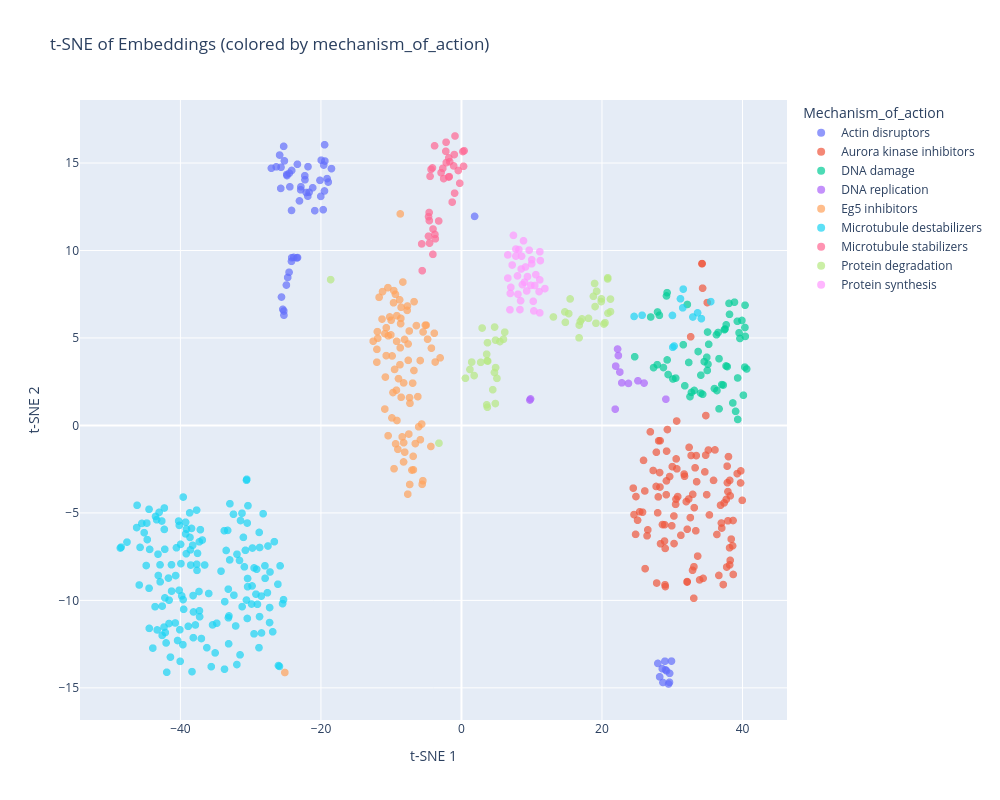

Notebook cell for this chart:
### Markdown cell above
## 6. Visualization

Visualize the compound phenospace using t-SNE, colored by Mechanism of Action, to observe how different treatments cluster based on their morphological effects.

### Code cell
pheno.plot_tsne(
    color_by="mechanism_of_action",
    n_components=2,
    exclude={"Image_metadata_compound": "taxol"},
    hover_features=["Image_Metadata_Concentration", "Image_Metadata_Compound"],
)

### Figure 1 — Plotly figure (JSON) as saved in the notebook; plotly's stock layout.template omitted (floating-point values rounded to 4 significant figures; data arrays with more than 128 entries replaced by an {"elided": "..."} marker saying what was removed)
{"data": [{"customdata": {"elided": "60x4 mixed values"}, "hovertemplate": "Mechanism_of_action=Actin disruptors<br>Component 1=%{x}<br>Component 2=%{y}<br>Index=%{customdata[0]}<br>Image=%{customdata[1]}<br>Image_metadata_concentration=%{customdata[2]}<br>Image_metadata_compound=%{customdata[3]}<extra></extra>", "legendgroup": "Actin disruptors", "marker": {"color": "#636efa", "opacity": 0.7, "size": 8, "symbol": "circle"}, "mode": "markers", "name": "Actin disruptors", "showlegend": true, "type": "scattergl", "x": [-24.17, -24.87, -24.51, -27.05, -25.2, -25.31, -24.83, -25.72, -24.43, -25.68, -25.88, -26.36, -21.84, -22.3, -22.27, -22.85, -20.88, -23.35, -22.09, -22.89, -21.69, -21.87, -19.68, -23.06, -18.5, -19.13, -19.44, -19.96, -20.02, -21.17, -18.96, -19.61, -19.5, -20.14, -19.48, -24.19, 28.2, 28.58, 27.95, 29.63, 1.869, 29.04, 28.68, 29.18, 28.96, 29.89, 29.61, 29.47, -24.16, -23.43, -23.89, -23.33, -24.19, -24.54, -25.27, -25.62, -24.73, -24.92, -25.43, -25.28], "xaxis": "x", "y": [14.57, 14.34, 14.42, 14.7, 15.12, 15.95, 14.28, 13.55, 13.64, 14.76, 15.45, 14.78, 14.79, 14.27, 14.04, 13.64, 12.28, 14.93, 13.31, 13.47, 13.32, 13.1, 12.33, 12.83, 14.68, 14.11, 15.11, 15.16, 13.09, 13.58, 13.91, 14.88, 13.4, 14.01, 16.04, 12.29, -14.37, -13.91, -13.6, -14.17, 11.95, -13.97, -14.69, -14.03, -13.48, -13.47, -14.68, -14.78, 9.586, 9.574, 9.604, 9.596, 9.381, 8.754, 6.301, 7.34, 8.458, 8.023, 6.635, 6.541], "yaxis": "y"}, {"customdata": {"elided": "108x4 mixed values"}, "hovertemplate": "Mechanism_of_action=Aurora kinase inhibitors<br>Component 1=%{x}<br>Component 2=%{y}<br>Index=%{customdata[0]}<br>Image=%{customdata[1]}<br>Image_metadata_concentration=%{customdata[2]}<br>Image_metadata_compound=%{customdata[3]}<extra></extra>", "legendgroup": "Aurora kinase inhibitors", "marker": {"color": "#EF553B", "opacity": 0.7, "size": 8, "symbol": "circle"}, "mode": "markers", "name": "Aurora kinase inhibitors", "showlegend": true, "type": "scattergl", "x": [27.74, 28.01, 30.53, 34.9, 28.25, 24.84, 36.08, 28.9, 27.28, 29.17, 24.45, 28.27, 28.33, 28.2, 27.71, 30.78, 30.47, 27.79, 29.02, 28.99, 28.61, 28.07, 29.93, 25.06, 35.29, 33.42, 34.64, 35.88, 25.37, 34.98, 34.76, 26.14, 33.36, 28.97, 31.23, 33.25, 25.91, 28.92, 29.19, 32.69, 35.15, 27.92, 25.77, 32.4, 26.42, 24.78, 34.25, 31.75, 34.23, 32.91, 34.78, 30.24, 33.13, 31.99, 32.62, 34.32, 33.47, 29.15, 29.31, 26.1, 32.58, 29.63, 30.66, 30.01, 30.56, 26.88, 32.14, 32.35, 30.25, 26.52, 24.56, 31.69, 37.82, 33.09, 36.99, 33.61, 33.07, 37.93, 37.69, 33.9, 38.17, 37.38, 34.4, 37.75, 38.18, 32.89, 30.63, 36.36, 39.24, 32.11, 32.12, 36.64, 36.87, 38.68, 38.16, 38.25, 39.72, 38.0, 37.85, 37.93, 39.76, 37.04, 38.59, 39.96, 38.25, 38.39, 38.66, 37.26], "xaxis": "x", "y": [-1.531, -4.084, -4.216, -3.956, -3.52, -4.066, -1.399, -6.61, -2.576, -3.17, -3.583, -0.8742, -6.761, -2.694, -3.488, -4.067, -4.51, -9.009, -9.209, -7.03, -5.666, -0.8785, -5.737, -5.418, -5.116, -1.723, -2.655, -3.14, -4.937, 7.021, -1.701, -8.187, -6.022, -9.107, -6.278, -2.423, -1.997, -5.674, -1.469, -1.718, -1.406, -4.995, -4.958, -1.253, -6.309, -6.225, 9.25, -2.905, 9.246, -3.941, 0.565, -5.176, -4.7, -4.355, 5.067, 7.844, -3.217, -3.961, -0.2333, -3.746, -5.268, -2.92, -2.481, -2.355, -1.913, -0.3656, -5.934, -4.203, -6.752, -5.968, -5.095, -2.779, -2.328, -8.075, -5.579, -7.469, -9.877, -5.451, -4.226, -8.83, -7.971, -4.428, -8.741, -8.096, -3.141, -8.277, 0.2512, -6.233, -2.754, -8.953, -8.925, -8.574, -4.56, -8.518, -6.993, -4.024, -3.288, -1.782, -3.274, -3.782, -2.6, -5.866, -6.881, -4.282, -7.711, -6.497, -5.435, -9.096], "yaxis": "y"}, {"customdata": {"elided": "60x4 mixed values"}, "hovertemplate": "Mechanism_of_action=DNA damage<br>Component 1=%{x}<br>Component 2=%{y}<br>Index=%{customdata[0]}<br>Image=%{customdata[1]}<br>Image_metadata_concentration=%{customdata[2]}<br>Image_metadata_compound=%{customdata[3]}<extra></extra>", "legendgroup": "DNA damage", "marker": {"color": "#00cc96", "opacity": 0.7, "size": 8, "symbol": "circle"}, "mode": "markers", "name": "DNA damage", "showlegend": true, "type": "scattergl", "x": [31.57, 27.86, 34.55, 29.28, 28.74, 27.34, 34.07, 32.53, 37.05, 34.04, 32.74, 33.13, 35.19, 36.52, 36.67, 32.15, 35.03, 35.09, 39.51, 40.13, 38.86, 39.63, 38.08, 36.66, 30.09, 31.79, 38.62, 24.65, 29.41, 34.33, 37.68, 26.93, 40.36, 27.91, 28.17, 39.27, 39.32, 39.02, 32.35, 39.31, 36.01, 36.29, 40.32, 39.92, 40.4, 40.59, 40.35, 38.15, 36.36, 34.99, 34.92, 30.49, 37.26, 33.68, 37.43, 37.66, 29.27, 37.82, 29.18, 37.51], "xaxis": "x", "y": [4.614, 3.472, 3.647, 3.745, 3.31, 3.305, 2.874, 1.647, 2.334, 1.849, 1.888, 2.001, 4.639, 5.312, 0.9493, 6.914, 5.339, 3.497, 5.295, 1.728, 7.046, 4.972, 6.976, 3.816, 2.654, 2.266, 1.285, 3.926, 2.91, 1.78, 5.751, 6.198, 6.872, 6.485, 6.292, 5.953, 0.3432, 0.8054, 3.6, 2.713, 2.107, 5.182, 3.334, 6.0, 5.088, 3.227, 5.597, 6.35, 1.994, 3.142, 3.897, 2.706, 2.307, 4.224, 5.473, 3.401, 7.588, 3.363, 7.403, 5.514], "yaxis": "y"}, {"customdata": [[576, "Week2_180607_G03_s1_w4C988CB1E-2CCE-46D6-A995-78AD289BB2B4.tif", 10, "methotrexate"], [577, "Week2_180607_G03_s1_w488D2C19D-7ED1-4245-B95B-5453239A133F.tif", 10, "methotrexate"], [578, "Week2_180607_G03_s1_w4318939D3-EA3A-4944-A49C-3B9DDBB97690.tif", 10, "methotrexate"], [579, "Week2_180607_G03_s2_w4D764E6EA-46D4-42B1-BF98-6F7213A73A78.tif", 10, "methotrexate"], [580, "Week2_180607_G03_s2_w4D625C046-ADE8-4F9B-9C18-74F94A1D2500.tif", 10, "methotrexate"], [581, "Week2_180607_G03_s2_w4212389BD-7498-40EE-8506-DF01FE3F9836.tif", 10, "methotrexate"], [582, "Week2_180607_G03_s3_w43787A9FD-1ECA-4A52-B0BC-904B916FE3E1.tif", 10, "methotrexate"], [583, "Week2_180607_G03_s3_w4AA181A69-249E-422C-8963-1A63F5CBA0A0.tif", 10, "methotrexate"], [584, "Week2_180607_G03_s3_w46C0A9003-794E-447E-93F4-8397B462181C.tif", 10, "methotrexate"], [585, "Week2_180607_G03_s4_w4EE1D7C20-322E-44E3-9881-48F66B399DE3.tif", 10, "methotrexate"], [586, "Week2_180607_G03_s4_w43ED33618-1003-40B8-8239-88633F540807.tif", 10, "methotrexate"], [587, "Week2_180607_G03_s4_w4516E424B-DED3-4A90-A51B-84890C5C1916.tif", 10, "methotrexate"]], "hovertemplate": "Mechanism_of_action=DNA replication<br>Component 1=%{x}<br>Component 2=%{y}<br>Index=%{customdata[0]}<br>Image=%{customdata[1]}<br>Image_metadata_concentration=%{customdata[2]}<br>Image_metadata_compound=%{customdata[3]}<extra></extra>", "legendgroup": "DNA replication", "marker": {"color": "#ab63fa", "opacity": 0.7, "size": 8, "symbol": "circle"}, "mode": "markers", "name": "DNA replication", "showlegend": true, "type": "scattergl", "x": [22.54, 25.99, 25.12, 9.83, 21.95, 22.22, 22.33, 9.735, 23.77, 29.09, 22.82, 21.88], "xaxis": "x", "y": [3.051, 2.421, 2.55, 1.516, 3.392, 4.368, 3.993, 1.452, 2.402, 1.5, 2.434, 0.9314], "yaxis": "y"}, {"customdata": {"elided": "84x4 mixed values"}, "hovertemplate": "Mechanism_of_action=Eg5 inhibitors<br>Component 1=%{x}<br>Component 2=%{y}<br>Index=%{customdata[0]}<br>Image=%{customdata[1]}<br>Image_metadata_concentration=%{customdata[2]}<br>Image_metadata_compound=%{customdata[3]}<extra></extra>", "legendgroup": "Eg5 inhibitors", "marker": {"color": "#FFA15A", "opacity": 0.7, "size": 8, "symbol": "circle"}, "mode": "markers", "name": "Eg5 inhibitors", "showlegend": true, "type": "scattergl", "x": [-4.28, -5.143, -6.417, -5.87, -5.021, -5.467, -4.356, -5.595, -3.869, -25.14, -5.848, -4.827, -12.04, -10.9, -11.72, -11.92, -7.594, -8.664, -6.877, -8.241, -9.747, -9.597, -9.374, -8.754, -8.626, -12.56, -6.747, -10.83, -9.227, -8.593, -9.053, -9.258, -6.567, -9.9, -5.494, -7.366, -10.01, -10.21, -9.201, -9.668, -11.97, -10.71, -8.964, -3.741, -8.587, -9.522, -7.572, -6.215, -11.23, -8.801, -9.628, -6.764, -9.394, -10.46, -8.232, -5.662, -10.44, -8.706, -7.06, -10.91, -10.7, -11.31, -8.717, -8.102, -9.867, -12.05, -8.436, -3.038, -9.186, -8.076, -6.842, -6.094, -8.339, -7.724, -10.05, -10.42, -7.691, -7.429, -7.641, -7.329, -8.228, -6.948, -7.391, -7.496], "xaxis": "x", "y": [4.418, 5.735, 5.707, 3.709, 5.733, 5.343, -1.202, -3.366, 5.27, -14.12, -0.8171, 4.931, 4.35, 5.248, 7.323, 4.98, 4.656, 5.816, -1.765, -2.087, 1.88, -2.474, -1.052, 3.471, 6.12, 4.814, 7.074, 2.764, 4.809, 6.754, -1.365, 2.015, -1.036, 0.4306, -3.159, -3.375, 6.013, 6.202, 6.273, 7.011, 5.362, 3.99, 2.675, 3.624, 1.61, 3.2, 3.721, 1.647, 7.648, 7.182, 7.708, 3.14, 7.494, 7.877, 2.43, 0.0802, -0.5866, 12.09, -2.552, 0.9352, 5.583, 6.078, 4.438, 4.914, 3.972, 3.615, -0.6543, 3.862, 0.2823, -1.526, -2.537, -0.07731, 8.197, 6.576, 5.177, 5.124, 6.826, 5.398, -3.927, 1.265, -0.9853, 2.419, 1.589, -0.4932], "yaxis": "y"}, {"customdata": {"elided": "168x4 mixed values"}, "hovertemplate": "Mechanism_of_action=Microtubule destabilizers<br>Component 1=%{x}<br>Component 2=%{y}<br>Index=%{customdata[0]}<br>Image=%{customdata[1]}<br>Image_metadata_concentration=%{customdata[2]}<br>Image_metadata_compound=%{customdata[3]}<extra></extra>", "legendgroup": "Microtubule destabilizers", "marker": {"color": "#19d3f3", "opacity": 0.7, "size": 8, "symbol": "circle"}, "mode": "markers", "name": "Microtubule destabilizers", "showlegend": true, "type": "scattergl", "x": {"elided": "168 float values"}, "xaxis": "x", "y": {"elided": "168 float values"}, "yaxis": "y"}, {"customdata": {"elided": "36x4 mixed values"}, "hovertemplate": "Mechanism_of_action=Microtubule stabilizers<br>Component 1=%{x}<br>Component 2=%{y}<br>Index=%{customdata[0]}<br>Image=%{customdata[1]}<br>Image_metadata_concentration=%{customdata[2]}<br>Image_metadata_compound=%{customdata[3]}<extra></extra>", "legendgroup": "Microtubule stabilizers", "marker": {"color": "#FF6692", "opacity": 0.7, "size": 8, "symbol": "circle"}, "mode": "markers", "name": "Microtubule stabilizers", "showlegend": true, "type": "scattergl", "x": [0.2953, -1.024, -1.734, -2.536, -2.905, -1.112, -4.332, -3.83, 0.199, -4.13, -1.832, 0.3755, -1.676, -2.227, -2.159, -2.19, -1.807, -0.9767, -0.4598, -1.322, -2.654, -0.2423, -0.9196, -4.469, -5.588, -4.067, -3.774, -4.545, -5.664, -4.048, -4.571, -3.721, -3.242, -4.692, -4.603, -4.689], "xaxis": "x", "y": [14.81, 15.48, 14.22, 14.11, 14.45, 14.83, 14.64, 15.98, 15.66, 14.72, 14.2, 15.7, 15.08, 15.67, 15.02, 16.19, 15.29, 13.28, 14.57, 12.77, 14.69, 13.84, 16.54, 14.24, 8.845, 9.779, 10.92, 10.42, 10.38, 11.23, 11.71, 10.67, 11.69, 10.82, 12.17, 11.93], "yaxis": "y"}, {"customdata": {"elided": "48x4 mixed values"}, "hovertemplate": "Mechanism_of_action=Protein degradation<br>Component 1=%{x}<br>Component 2=%{y}<br>Index=%{customdata[0]}<br>Image=%{customdata[1]}<br>Image_metadata_concentration=%{customdata[2]}<br>Image_metadata_compound=%{customdata[3]}<extra></extra>", "legendgroup": "Protein degradation", "marker": {"color": "#B6E880", "opacity": 0.7, "size": 8, "symbol": "circle"}, "mode": "markers", "name": "Protein degradation", "showlegend": true, "type": "scattergl", "x": [4.823, 6.162, 4.454, 5.051, 3.594, 2.939, 4.848, 4.716, -18.62, 3.69, 5.477, 5.975, 15.47, 19.24, 16.76, 15.27, 16.74, 18.95, 19.01, 17.15, 14.72, 19.14, 14.79, 18.08, 4.86, 2.734, 3.705, 3.659, 4.697, 3.737, 1.456, 1.8, 1.206, 0.564, -3.203, 3.586, 19.92, 20.43, 20.27, 18.78, 13.09, 16.91, 21.21, 21.21, 20.81, 20.83, 19.89, 20.85], "xaxis": "x", "y": [1.252, 5.331, 2.043, 2.69, 1.179, 5.568, 4.877, 5.623, 8.334, 1.041, 4.795, 4.924, 7.23, 7.672, 5.736, 6.391, 5.006, 8.114, 6.794, 6.091, 6.489, 5.84, 5.895, 6.122, 3.306, 3.607, 4.729, 3.695, 3.025, 3.678, 3.621, 2.851, 3.2, 2.699, -1.012, 4.072, 7.234, 5.872, 5.796, 7.382, 6.2, 5.948, 7.222, 6.501, 8.371, 8.442, 7.081, 6.416], "yaxis": "y"}, {"customdata": {"elided": "36x4 mixed values"}, "hovertemplate": "Mechanism_of_action=Protein synthesis<br>Component 1=%{x}<br>Component 2=%{y}<br>Index=%{customdata[0]}<br>Image=%{customdata[1]}<br>Image_metadata_concentration=%{customdata[2]}<br>Image_metadata_compound=%{customdata[3]}<extra></extra>", "legendgroup": "Protein synthesis", "marker": {"color": "#FF97FF", "opacity": 0.7, "size": 8, "symbol": "circle"}, "mode": "markers", "name": "Protein synthesis", "showlegend": true, "type": "scattergl", "x": [8.497, 8.036, 8.672, 8.416, 8.972, 10.3, 11.16, 8.831, 11.15, 7.22, 9.875, 7.742, 9.995, 10.43, 9.637, 10.21, 9.116, 11.23, 11.15, 6.901, 9.281, 10.59, 7.743, 6.593, 10.01, 7.974, 8.556, 8.174, 9.396, 8.321, 6.6, 6.947, 11.88, 7.397, 11.04, 7.03], "xaxis": "x", "y": [8.942, 7.5, 8.049, 7.127, 8.188, 6.547, 9.931, 10.55, 6.435, 9.169, 8.002, 9.68, 9.239, 8.0, 10.02, 7.097, 9.057, 9.423, 8.319, 6.612, 7.686, 8.617, 10.08, 9.745, 9.471, 8.548, 9.673, 10.05, 8.508, 6.622, 8.423, 7.546, 7.822, 10.86, 7.65, 7.896], "yaxis": "y"}], "layout": {"height": 800, "legend": {"title": {"text": "Mechanism_of_action"}, "tracegroupgap": 0}, "title": {"text": "t-SNE of Embeddings (colored by mechanism_of_action)"}, "width": 1000, "xaxis": {"anchor": "y", "domain": [0, 1], "title": {"text": "t-SNE 1"}}, "yaxis": {"anchor": "x", "domain": [0, 1], "title": {"text": "t-SNE 2"}}}}
